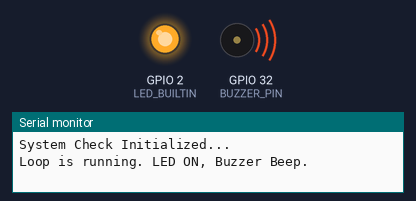
The sketch below on a simulated ESP32. Parts: output pins drawn as LEDs (lit = HIGH), buzzer (waves = sounding), the last lines printed to the serial monitor.

Above: at 0.1 s.
At 1.1 s:
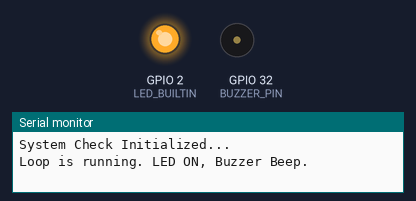
At 3.0 s:
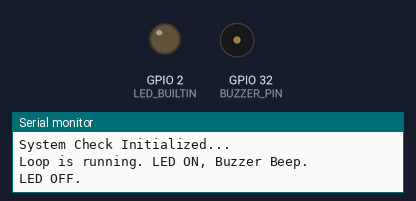
Timing chart, 0 to 5.2 s (numbered marks = the images above):
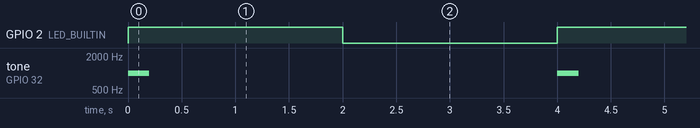

The sketch:

1_Test_Basic_IO.ino
```cpp
#include "AppConfig.h"

// Use the default on-board LED. For some ESP32 WROVER kits, this might be GPIO 2.
// If LED_BUILTIN doesn't work, try replacing it with '2'.
#ifndef LED_BUILTIN
#define LED_BUILTIN 2
#endif

void setup() {
  // Initialize serial communication for debugging
  Serial.begin(SERIAL_BAUD_RATE);

  // Set pin modes
  pinMode(LED_BUILTIN, OUTPUT);
  pinMode(BUZZER_PIN, OUTPUT);

  Serial.println("System Check Initialized...");
}

void loop() {
  // Visual feedback: Blink the LED
  digitalWrite(LED_BUILTIN, HIGH);

  // Audible feedback: Short beep
  tone(BUZZER_PIN, 1000, 200); // frequency 1000Hz, duration 200ms

  // Debug message
  Serial.println("Loop is running. LED ON, Buzzer Beep.");

  delay(2000); // Wait for 2 seconds

  // Turn off LED
  digitalWrite(LED_BUILTIN, LOW);
  Serial.println("LED OFF.");

  delay(2000); // Wait for 2 seconds
}
```

AppConfig.h
```cpp
#pragma once // Prevents the file from being included multiple times

// --- HX711 Loadcell Pins ---
const int LOADCELL_DOUT_PIN = 13;
const int LOADCELL_SCK_PIN = 14;

// --- TFT ILI9341 Pins (VSPI) ---
const int TFT_CS_PIN = 25;
const int TFT_DC_PIN = 26;
const int TFT_RST_PIN = 27;
const int TFT_MOSI_PIN = 23;
const int TFT_MISO_PIN = 19;
const int TFT_SCK_PIN = 18;

// --- I/O Device Pins ---
const int BUZZER_PIN = 32;
const int BATTERY_MONITOR_PIN = 34; // ADC1_CH6, input only

// --- I2C Configuration ---
// Default ESP32 I2C pins are GPIO 21 (SDA) and GPIO 22 (SCL)
const int I2C_SDA_PIN = 21;
const int I2C_SCL_PIN = 22;
const uint8_t RTC_ADDRESS = 0x68;
const uint8_t EEPROM_ADDRESS = 0x57;

// --- System Constants ---
const long SERIAL_BAUD_RATE = 115200;
const float LOADCELL_CALIBRATION_FACTOR = 4119.755f;
```

Measured:
- by itself, GPIO 2 (LED_BUILTIN): alternates HIGH for 2.0 s and LOW for 2.0 s
- by itself, tone on GPIO 32 (BUZZER_PIN): alternates 1000 Hz for 0.20 s and silent for 3.8 s
